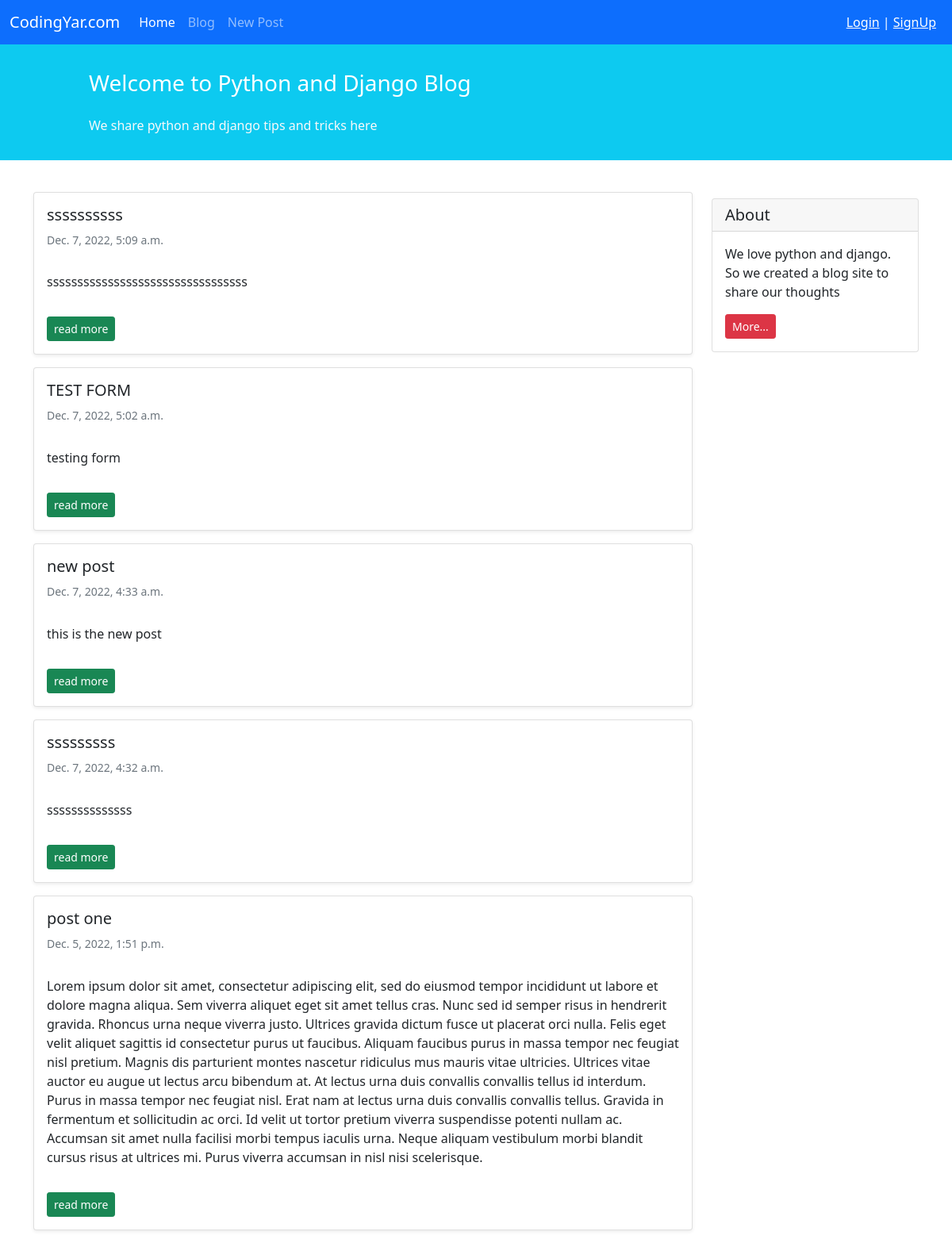
Page /blog/ on the earlier database version.
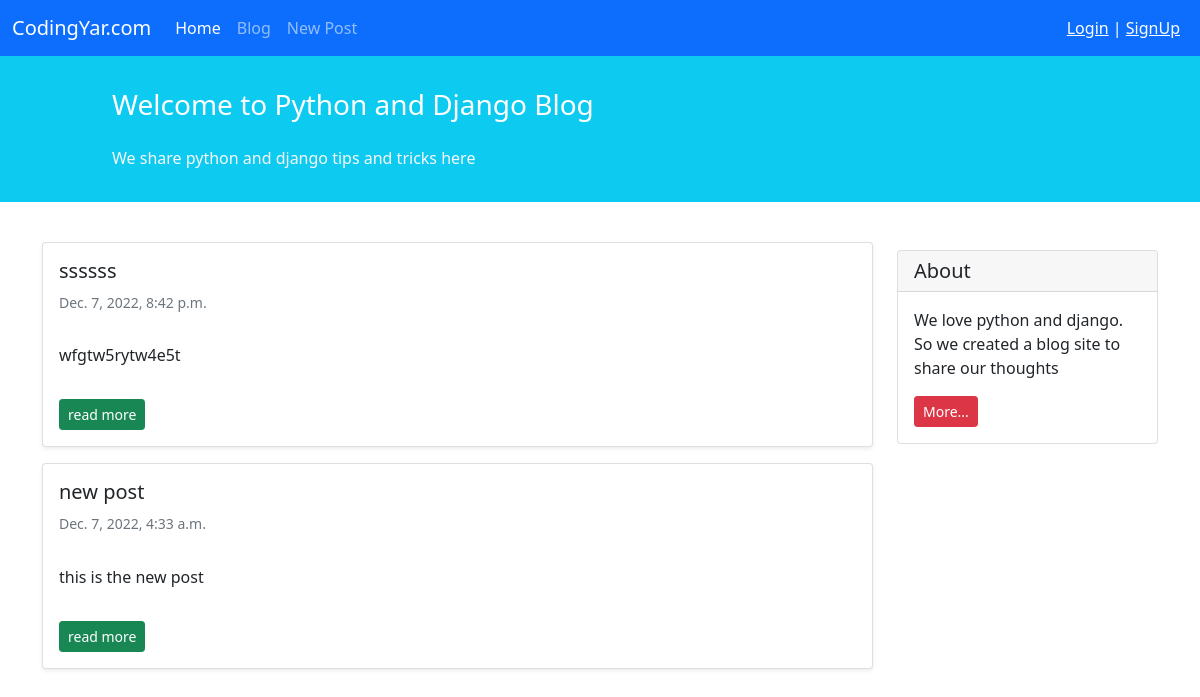
Same page on the later database version.
### blog/models.py (models this page shows, shortened)
class Post(models.Model):
    STATUS_CHOICES = (
        ('pub', 'Published'),
        ('drf', 'Draft'),
    )
    title = models.CharField(max_length=100)
    text = models.TextField()
    author = models.ForeignKey('auth.User', on_delete=models.CASCADE)
    datetime_created = models.DateTimeField(auto_now_add=True)
    datetime_modified = models.DateTimeField(auto_now=True)
    status = models.CharField(choices=STATUS_CHOICES, max_length=10)

### blog/views.py (the view)
# urls.py: path('', PostListView.as_view(), name='posts_list'),
class PostListView(generic.ListView):
    template_name = 'blog/post_list.html'
    context_object_name = 'posts'
    def get_queryset(self):
        return Post.objects.filter(status='pub').order_by('-datetime_modified')

### templates/blog/post_list.html (shortened to what this page needs)
{% extends '_base.html' %}
{% block content %}
    <div class="container mt-4">
        <div class="row">
            <div class="col-9">
                {% for post in posts %}
                    <div class="card shadow-sm my-3">
                        <div class="card-body">
                            <h5 class="card-title">{{ post.title }}</h5>
                            <h6 class="card-subtitle mb-2 text-muted small py-2">{{ post.datetime_created }}</h6>
                            <p class="card-text py-3">
                                {{ post.text }}
                            </p>
                            <a href="{% url 'post_detail' post.id %}" class="btn btn-sm btn-success">read more</a>
                        </div>
                    </div>
                {% endfor %}
            </div>
            <div class="col-3">
                <div class="card my-4">
                    <h5 class="card-header">About</h5>
                    <div class="card-body">
                        <p class="card-text">We love python and django. So we created a blog site to share our
                            thoughts</p>
                        <a href="#"
                           class="btn btn-sm btn-danger">
                            More...
                        </a>
                    </div>
                </div>
            </div>
        </div>
    </div>
{% endblock %}

### templates/_base.html (shortened to what this page needs)
<!doctype html>
<html lang="en">
<head>
    <link href="https://cdn.jsdelivr.net/npm/bootstrap@5.1.3/dist/css/bootstrap.min.css" rel="stylesheet"
>
</head>
<body>
<nav class="navbar navbar-expand-lg navbar-dark bg-primary">
    <div class="container-fluid">
        <a class="navbar-brand" href="#">CodingYar.com</a>
        <div class="collapse navbar-collapse" id="navbarNavAltMarkup">
            <div class="navbar-nav">
                <a class="nav-link active" aria-current="page" href="#">Home</a>
                <a class="nav-link" href="{% url 'posts_list' %}">Blog</a>
                <a class="nav-link" href="{% url 'post_create' %}">New Post</a>
            </div>
        </div>
        <div class="mx-2 text-white">
            {% if user.is_authenticated %}
                wellcome {{ user.username }} | <a class="text-white" href="{% url 'logout' %}">Logout</a>
            {% else %}
                <a class="text-white" href="{% url 'login' %}">Login</a> | <a class="text-white" href="{% url 'signup' %}">SignUp</a>
            {% endif %}
        </div>
    </div>
</nav>
<div class="container-fluid bg-info">
    <div class="row py-3">
        <div class="col-md-8 col-md-10 mx-auto">
            <h3 class="my-4 mt-3 text-white">Welcome to Python and Django Blog</h3>
            <p class="text-light">We share python and django tips and tricks here</p>
        </div>
    </div>
</div>
{% block content %}
{% endblock %}
</body>
</html>

Differences in the rows shown:
removed Post: title "ssssssssss", datetime_created "Dec. 7, 2022, 5:09 a.m.", text "sssssssssssssssssssssssssssssssss"
removed Post: title "TEST FORM", datetime_created "Dec. 7, 2022, 5:02 a.m.", text "testing form"
removed Post: title "sssssssss", datetime_created "Dec. 7, 2022, 4:32 a.m.", text "ssssssssssssss"
removed Post: title "post one", datetime_created "Dec. 5, 2022, 1:51 p.m.", text "Lorem ipsum dolor sit amet, consectetur adipiscing elit, sed do eiusmod tempor incididunt ut labore et dolore magna aliqua. Sem viverra aliquet eget sit amet tellus cras. Nunc sed id semper risus in hendrerit gravida. Rhoncus urna neque viverra justo. Ultrices gravida dictum fusce ut placerat orci nulla. Felis eget velit aliquet sagittis id consectetur purus ut faucibus. Aliquam faucibus purus in massa tempor nec feugiat nisl pretium. Magnis dis parturient montes nascetur ridiculus mus mauris vitae ultricies. Ultrices vitae auctor eu augue ut lectus arcu bibendum at. At lectus urna duis convallis convallis tellus id interdum. Purus in massa tempor nec feugiat nisl. Erat nam at lectus urna…"
added Post: title "ssssss", datetime_created "Dec. 7, 2022, 8:42 p.m.", text "wfgtw5rytw4e5t"
